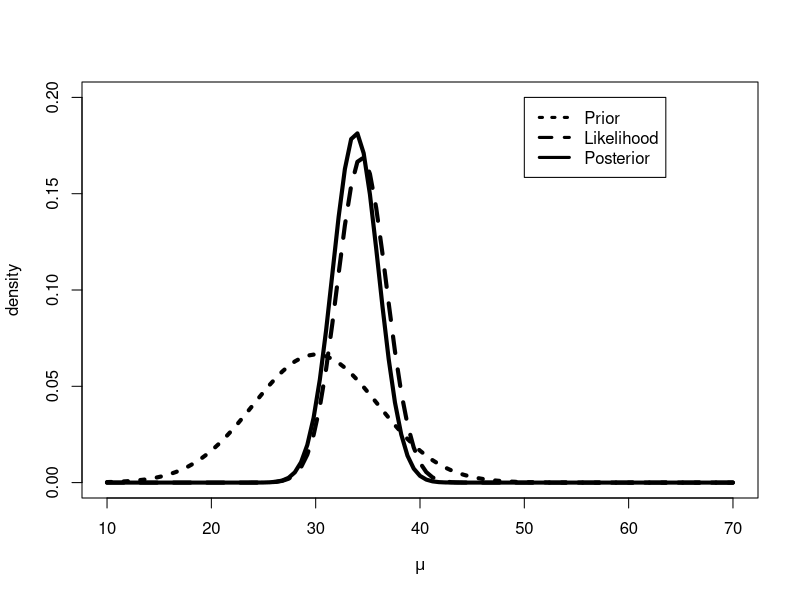

Write R code to recreate this figure.
## ---- chunk 1
mu_0 <- 30
sigma_0_sq <- 6^2
sigma_sq <- 10^2
y <- c(44.1, 38.6, 38.2, 27.2, 21.1, 53.8, 28.0, 41.8, 23.6, 39.2, 42.6, 36.5, 
       29.5, 28.3, 25.9, 52.9, 19.1, 29.2)

# use the distribution of ybar
y_bar <- mean(y)
n <- length(y)
sigma_sq <- sigma_sq/n

sigma_n_sq <- 1/(1/sigma_0_sq + 1/sigma_sq)
mu_n <- (mu_0/sigma_0_sq + y_bar/sigma_sq)*sigma_n_sq

curve(dnorm(x, mu_0, sqrt(sigma_0_sq)), # R function defines in mean and sd, not mean and var
      from = 10, to = 70,
      ylim = c(0, 0.2),
      lty = 3, lwd = 4, 
      xlab = expression(mu),
      ylab = "density")
curve(dnorm(x, y_bar, sqrt(sigma_sq)),
      add = TRUE, lty = 2, lwd = 4)
curve(dnorm(x, mu_n, sqrt(sigma_n_sq)),
      add = TRUE, lty = 1, lwd = 4)
legend(50, 0.2, c("Prior", "Likelihood", "Posterior"),
       lty = 3:1, lwd = 3)
## ---- chunk 2
mu_n; sigma_n_sq
## ---- chunk 3
perc5 <- qnorm(0.05, mu_n, sqrt(sigma_n_sq))
perc95 <- qnorm(0.95, mu_n, sqrt(sigma_n_sq))

mu_n; sigma_n_sq; sqrt(sigma_n_sq); perc5; perc95
## ---- chunk 4
# using n from before

mu <- 32
alpha <- 2; beta <- 20
alpha_n <- alpha + n/2
beta_n <- beta + sum((y - mu)^2)/2
## ---- chunk 5
alpha_n; beta_n
## ---- chunk 6
post_mean <- (beta_n/(alpha_n - 1))
post_var <- (beta_n^2/((alpha_n - 1)^2 * (alpha_n-2)))
post_sd <- sqrt(post_var)

# Percentiles for Inv-Gamma: use Gamma quantiles since 
# 1/X ~ Gamma(shape = alpha, rate = beta)
post_5 <- 1 / qgamma(1 - 0.05, shape = alpha_n, rate = beta_n)
post_95 <- 1 / qgamma(1 - 0.95, shape = alpha_n, rate = beta_n)

post_mean; post_var; post_sd; post_5; post_95
